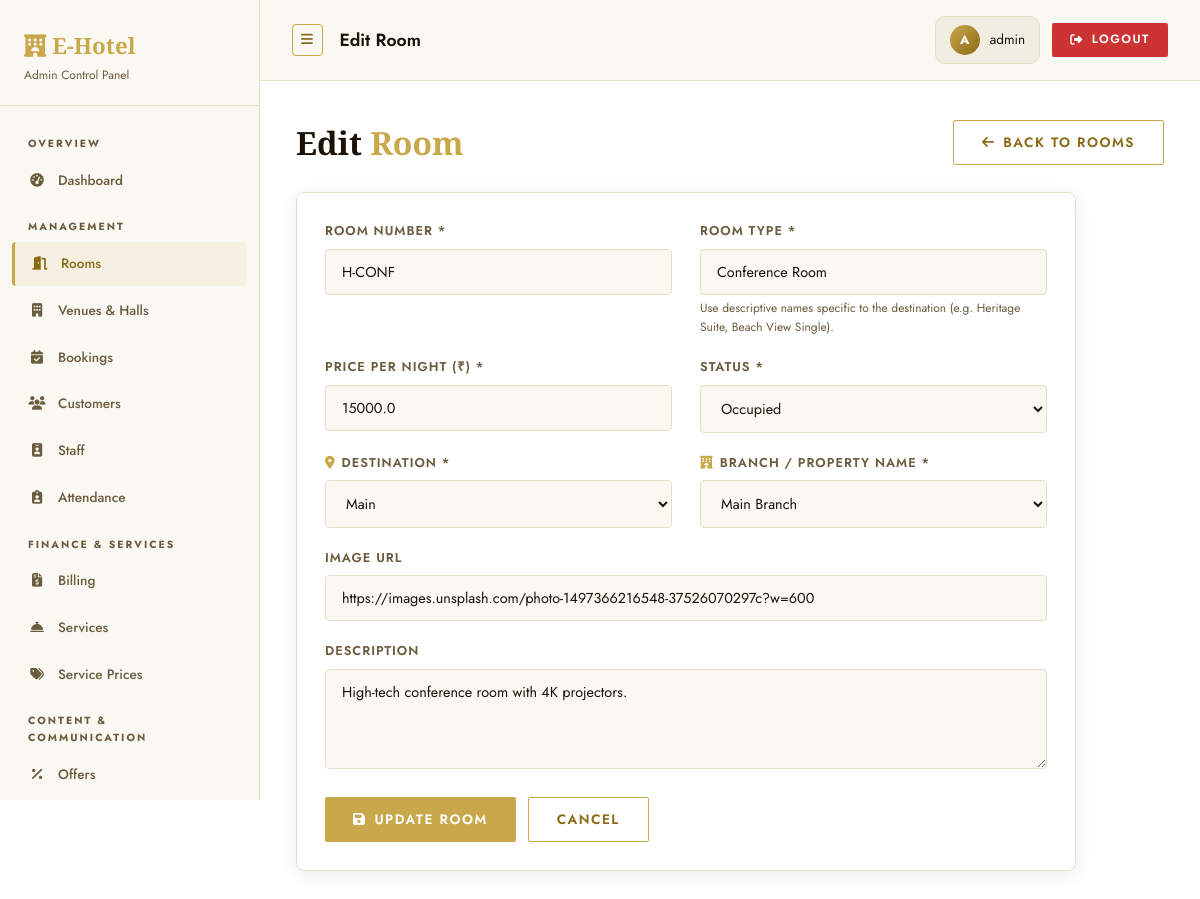
The app's page /admin/rooms/edit/16 (signed in) with its own data.
### tables this page shows
CREATE TABLE rooms (
                id          INTEGER PRIMARY KEY AUTOINCREMENT,
                room_number TEXT UNIQUE NOT NULL,
                room_type   TEXT NOT NULL,
                price       REAL NOT NULL,
                status      TEXT DEFAULT 'Available',
                description TEXT,
                image_url   TEXT,
                destination TEXT DEFAULT 'Main',
                branch      TEXT DEFAULT 'Main Branch',
                capacity    INTEGER DEFAULT 2,
                category    TEXT DEFAULT 'Room'
            );

### routes/admin_routes.py (the view, shortened to what this page needs)
    @app.route('/admin/rooms/edit/<int:room_id>', methods=['GET', 'POST'])
    @admin_required
    def admin_edit_room(room_id):
        room = query_db("SELECT * FROM rooms WHERE id=?", [room_id], one=True)
        return render_template('admin/room_form.html', room=room, branches=BRANCHES,
                               destinations=DESTINATIONS, categories=CATEGORIES)

### utils/auth.py (called while the page is built)
def admin_required(f):
    @wraps(f)
    def decorated_function(*args, **kwargs):
        if 'admin_id' not in session:
            flash('Admin login required.', 'warning')
            return redirect(url_for('admin_login'))
        return f(*args, **kwargs)
    return decorated_function

### utils/db.py (called while the page is built)
def get_db():
    db = getattr(g, '_database', None)
    if db is None:
        db = g._database = sqlite3.connect(DATABASE)
        db.row_factory = sqlite3.Row
    return db

def query_db(query, args=(), one=False, commit=False):
    db  = get_db()
    cur = db.execute(query, args)
    if commit:
        db.commit()
        return cur.lastrowid
    rows = cur.fetchall()
    return rows[0] if (one and rows) else (None if one else rows)

### templates/admin/room_form.html (shortened to what this page needs)
{% extends "admin/base_admin.html" %}
{% block page_title %}{{ 'Edit' if room else 'Add New' }} Room{% endblock %}
{% block content %}
<div class="action-bar anim-fade-up">
  <div class="panel-header" style="margin:0">
    <h1>{{ 'Edit' if room else 'Add New' }} <span class="text-accent">Room</span></h1>
  </div>
  <a href="{{ url_for('admin_rooms') }}" class="btn btn-outline">
    <i class="fas fa-arrow-left"></i> Back to Rooms
  </a>
</div>
<div class="card anim-fade-up-delay-1" style="max-width:780px">
  <form method="post">
    <div class="grid-2">
      <div class="form-group">
        <label class="form-label">Room Number *</label>
        <input type="text" class="form-control" name="room_number"
               value="{{ room['room_number'] if room else '' }}" placeholder="e.g. J101" required>
      </div>
      <div class="form-group">
        <label class="form-label">Room Type *</label>
        <input type="text" class="form-control" name="room_type"
               value="{{ room['room_type'] if room else '' }}" placeholder="e.g. Heritage Single, Ocean Suite" required>
        <small style="color:var(--text2);font-size:.75rem;margin-top:4px;display:block;">Use descriptive names specific to the destination (e.g. Heritage Suite, Beach View Single).</small>
      </div>
    </div>
    <div class="grid-2">
      <div class="form-group">
        <label class="form-label">Price per Night (₹) *</label>
        <input type="number" class="form-control" name="price"
               value="{{ room['price'] if room else '' }}" placeholder="2000" min="0" required>
      </div>
      <div class="form-group">
        <label class="form-label">Status *</label>
        <select class="form-control" name="status" required>
          {% for s in ['Available','Occupied','Maintenance'] %}
          <option value="{{ s }}" {{ 'selected' if room and room['status']==s else '' }}>{{ s }}</option>
          {% endfor %}
        </select>
      </div>
    </div>
    <div class="grid-2">
      <div class="form-group">
        <label class="form-label"><i class="fas fa-map-marker-alt" style="color:var(--accent);margin-right:6px;"></i>Destination *</label>
        <select class="form-control" name="destination" required>
          {% for d in destinations %}
          <option value="{{ d }}" {{ 'selected' if room and room['destination']==d else '' }}>{{ d }}</option>
          {% endfor %}
        </select>
      </div>
      <div class="form-group">
        <label class="form-label"><i class="fas fa-hotel" style="color:var(--accent);margin-right:6px;"></i>Branch / Property Name *</label>
        <select class="form-control" name="branch" required>
          {% for b in branches %}
          <option value="{{ b }}" {{ 'selected' if room and room['branch']==b else '' }}>{{ b }}</option>
          {% endfor %}
        </select>
      </div>
    </div>
    <div class="form-group">
      <label class="form-label">Image URL</label>
      <input type="url" class="form-control" name="image_url"
             value="{{ room['image_url'] if room else '' }}" placeholder="https://...">
    </div>
    <div class="form-group">
      <label class="form-label">Description</label>
      <textarea class="form-control" name="description" placeholder="Describe the room...">{{ room['description'] if room else '' }}</textarea>
    </div>
    <div style="display:flex;gap:12px">
      <button type="submit" class="btn btn-primary">
        <i class="fas fa-save"></i> {{ 'Update Room' if room else 'Add Room' }}
      </button>
      <a href="{{ url_for('admin_rooms') }}" class="btn btn-outline">Cancel</a>
    </div>
  </form>
</div>
{% endblock %}

### static/css/style.css (style rules this page uses)
:root { --bg: #ffffff; --bg2: #faf8f3; --bg3: #f2ede2; --card: #ffffff; --border: #e6dfc8; --accent: #c9a84c; --accent2: #e8c96e; --accent3: #f5e9c0; --accent-dark: #8b6914; --text: #1a1209; --text2: #6b5c3e; --danger: #cc3333; --warning: #d4870a; --success: #2d7a3a; --radius: 4px; --radius-lg: 8px; --shadow: 0 12px 48px rgba(201,168,76,0.18); --shadow-soft: 0 4px 20px rgba(0,0,0,0.08); --glow: 0 0 24px rgba(201,168,76,0.35); --trans: all 0.3s cubic-bezier(.4,0,.2,1); }
*, *::before, *::after { box-sizing: border-box; margin: 0; padding: 0; }
body { font-family: 'Jost', sans-serif; background: var(--bg); color: var(--text); line-height: 1.6; min-height: 100vh; overflow-x: hidden; }
h1,h2,h3,h4 { font-family: 'Cormorant Garamond', serif; }
a { color: var(--accent-dark); text-decoration: none; transition: var(--trans); }
.grid-2 { display: grid; grid-template-columns: repeat(2, 1fr); gap: 28px; }
.text-accent { color: var(--accent); }
.btn { display: inline-flex; align-items: center; gap: 8px; padding: 11px 28px; border-radius: 2px; border: none; font-family: 'Jost', sans-serif; font-size: .85rem; font-weight: 600; cursor: pointer; transition: var(--trans); white-space: nowrap; letter-spacing: 1.5px; text-transform: uppercase; }
.btn-primary { background: var(--accent); color: #fff; }
.btn-outline { background: transparent; color: var(--accent-dark); border: 1.5px solid var(--accent); }
.card { background: var(--card); border: 1px solid var(--border); border-radius: var(--radius-lg); padding: 28px; transition: var(--trans); box-shadow: var(--shadow-soft); }
.form-group { margin-bottom: 20px; }
.form-label { display: block; margin-bottom: 7px; font-size: .8rem; font-weight: 600; color: var(--text2); letter-spacing: 1px; text-transform: uppercase; }
.form-control { width: 100%; padding: 12px 16px; background: var(--bg2); border: 1.5px solid var(--border); border-radius: var(--radius); color: var(--text); font-family: 'Jost', sans-serif; font-size: .9rem; transition: var(--trans); outline: none; }
.form-control option { background: #fff; }
select.form-control { cursor: pointer; }
textarea.form-control { resize: vertical; min-height: 100px; }
.panel-header { margin-bottom: 28px; }
.panel-header h1 { font-family: 'Cormorant Garamond', serif; font-size: 2rem; font-weight: 700; }
.action-bar { display: flex; align-items: center; justify-content: space-between; flex-wrap: wrap; gap: 16px; margin-bottom: 24px; }
.anim-fade-up { animation: fadeUp .7s ease both; }
.anim-fade-up-delay-1 { animation: fadeUp .7s ease .15s both; }
.btn-outline { position: relative; overflow: hidden; z-index: 1; }
.btn-outline::before { content: ''; position: absolute; inset: 0; background: var(--accent); transform: scaleX(0); transform-origin: right; transition: transform 0.35s cubic-bezier(.25,.46,.45,.94); z-index: -1; }

### records on screen
rooms: room_number "H-CONF", room_type "Conference Room", price "15000.0", image_url "https://images.unsplash.com/photo-1497366216548-37526070297c?w=600", description "High-tech conference room with 4K projectors."

### other values on screen
{{ 'Edit' if room else 'Add New' }} "Edit"
{{ session.admin_name[0].upper() if session.admin_name else 'A' }} "A"
{{ session.admin_name or 'Admin' }} "admin"
{{ 'Update Room' if room else 'Add Room' }} "UPDATE ROOM"
form field status "Occupied"
form field destination "Main"
form field branch "Main Branch"
